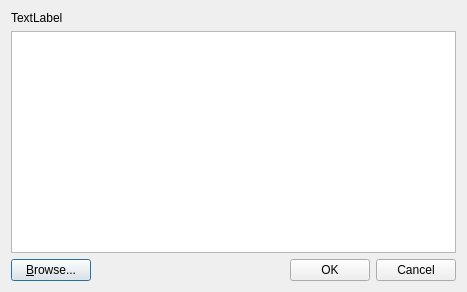
<?xml version="1.0" encoding="UTF-8"?>
<ui version="4.0">
 <class>SelectCommandDialog</class>
 <widget class="QDialog" name="SelectCommandDialog">
  <property name="geometry">
   <rect>
    <x>0</x>
    <y>0</y>
    <width>467</width>
    <height>292</height>
   </rect>
  </property>
  <property name="windowTitle">
   <string>Select git command</string>
  </property>
  <layout class="QVBoxLayout" name="verticalLayout">
   <item>
    <widget class="QLabel" name="label">
     <property name="text">
      <string>TextLabel</string>
     </property>
    </widget>
   </item>
   <item>
    <widget class="QListWidget" name="listWidget"/>
   </item>
   <item>
    <layout class="QHBoxLayout" name="horizontalLayout">
     <item>
      <widget class="QPushButton" name="pushButton_browse">
       <property name="text">
        <string>&amp;Browse...</string>
       </property>
      </widget>
     </item>
     <item>
      <spacer name="horizontalSpacer">
       <property name="orientation">
        <enum>Qt::Horizontal</enum>
       </property>
       <property name="sizeHint" stdset="0">
        <size>
         <width>40</width>
         <height>20</height>
        </size>
       </property>
      </spacer>
     </item>
     <item>
      <widget class="QPushButton" name="pushButton">
       <property name="text">
        <string>OK</string>
       </property>
      </widget>
     </item>
     <item>
      <widget class="QPushButton" name="pushButton_2">
       <property name="text">
        <string>Cancel</string>
       </property>
      </widget>
     </item>
    </layout>
   </item>
  </layout>
 </widget>
 <tabstops>
  <tabstop>listWidget</tabstop>
  <tabstop>pushButton_browse</tabstop>
  <tabstop>pushButton</tabstop>
  <tabstop>pushButton_2</tabstop>
 </tabstops>
 <resources/>
 <connections>
  <connection>
   <sender>pushButton</sender>
   <signal>clicked()</signal>
   <receiver>SelectCommandDialog</receiver>
   <slot>accept()</slot>
   <hints>
    <hint type="sourcelabel">
     <x>318</x>
     <y>268</y>
    </hint>
    <hint type="destinationlabel">
     <x>292</x>
     <y>268</y>
    </hint>
   </hints>
  </connection>
  <connection>
   <sender>pushButton_2</sender>
   <signal>clicked()</signal>
   <receiver>SelectCommandDialog</receiver>
   <slot>reject()</slot>
   <hints>
    <hint type="sourcelabel">
     <x>394</x>
     <y>271</y>
    </hint>
    <hint type="destinationlabel">
     <x>376</x>
     <y>270</y>
    </hint>
   </hints>
  </connection>
 </connections>
</ui>
